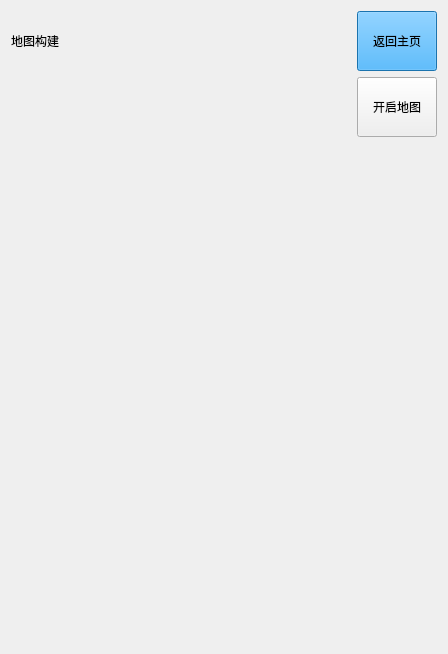
      <widget class="QWidget" name="MapPage">
       <layout class="QVBoxLayout" name="verticalLayout_22">
        <item>
         <layout class="QHBoxLayout" name="horizontalLayout_25">
          <item>
           <widget class="QLabel" name="label_18">
            <property name="styleSheet">
             <string notr="true">font: 18pt &quot;Microsoft YaHei UI&quot;;
color: rgb(0, 0, 0);</string>
            </property>
            <property name="text">
             <string>地图构建</string>
            </property>
           </widget>
          </item>
          <item>
           <spacer name="horizontalSpacer_51">
            <property name="orientation">
             <enum>Qt::Orientation::Horizontal</enum>
            </property>
            <property name="sizeHint" stdset="0">
             <size>
              <width>40</width>
              <height>20</height>
             </size>
            </property>
           </spacer>
          </item>
          <item>
           <widget class="QPushButton" name="Map_BackHomeButton">
            <property name="minimumSize">
             <size>
              <width>0</width>
              <height>60</height>
             </size>
            </property>
            <property name="styleSheet">
             <string notr="true">font: 18pt &quot;Microsoft YaHei UI&quot;;
background-color: rgb(37, 161, 244);
color: rgb(0, 0, 0);
</string>
            </property>
            <property name="text">
             <string>返回主页</string>
            </property>
           </widget>
          </item>
         </layout>
        </item>
        <item>
         <layout class="QHBoxLayout" name="horizontalLayout_26">
          <item>
           <widget class="QLabel" name="robotPosLabel">
            <property name="minimumSize">
             <size>
              <width>300</width>
              <height>0</height>
             </size>
            </property>
            <property name="styleSheet">
             <string notr="true">font: 12pt &quot;Microsoft YaHei UI&quot;;
color: rgb(0, 0, 0);</string>
            </property>
            <property name="text">
             <string/>
            </property>
           </widget>
          </item>
          <item>
           <spacer name="horizontalSpacer_52">
            <property name="orientation">
             <enum>Qt::Orientation::Horizontal</enum>
            </property>
            <property name="sizeHint" stdset="0">
             <size>
              <width>40</width>
              <height>20</height>
             </size>
            </property>
           </spacer>
          </item>
          <item>
           <widget class="QPushButton" name="MapSwitchButton">
            <property name="minimumSize">
             <size>
              <width>0</width>
              <height>60</height>
             </size>
            </property>
            <property name="styleSheet">
             <string notr="true">font: 15pt &quot;Microsoft YaHei UI&quot;;
color: rgb(0, 0, 0);</string>
            </property>
            <property name="text">
             <string>开启地图</string>
            </property>
           </widget>
          </item>
         </layout>
        </item>
        <item>
         <widget class="QLabel" name="MapLabel">
          <property name="minimumSize">
           <size>
            <width>0</width>
            <height>500</height>
           </size>
          </property>
          <property name="styleSheet">
           <string notr="true">font: 18pt &quot;Microsoft YaHei UI&quot;;
color: rgb(0, 0, 0);</string>
          </property>
          <property name="text">
           <string/>
          </property>
         </widget>
        </item>
       </layout>
      </widget>
